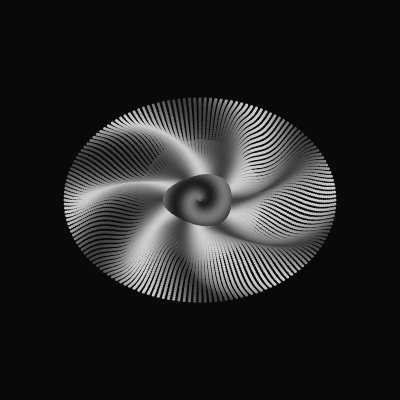
#> input picture experiments/compact-preflight-v1/P01/early/v1-frames/0193.png, 400 x 400 px; its folder holds only this picture in this run
$ python -i perceptual_metric.py   (imports and definitions only)
#> lines starting #> are read from the running program, lines starting #| are printed output that depends on the picture; after the words box and inside, x2 and y2 are one past the last pixel; in counts of white or black regions, pixels touching at a corner belong together
from __future__ import annotations

import math
import sys
from collections import deque
from pathlib import Path
from typing import Iterable

import numpy as np
from PIL import Image

HERE = Path(__file__).resolve().parent
ROOT = HERE.parents[1]
PROTO = ROOT / 'prototypes' / 'autonomous-discovery'
CAPACITY_DIR = ROOT / 'experiments' / 'sampling-invariance-v1'
sys.path.insert(0, str(PROTO))
sys.path.insert(0, str(CAPACITY_DIR))

import core
import fast_binary_metric
from material_control import candidate_points
from pairwise_selector import DimensionVote, PairwiseDecision, PairwiseSelector

CANONICAL_TIME = 90.0
NORMALIZED_SIZE = 96
NORMALIZED_PAD = 8
TIE_EPSILON = 1e-6
HELDOUT_RADII = (2, 4, 7)


def binary_candidate_image(cand) -> Image.Image:
    points = candidate_points(core.ROUTES[cand.route], cand.genome, CANONICAL_TIME, core.W, core.H)
    return core.draw_points(points, alpha=255)


def _ink_field(image: Image.Image) -> np.ndarray:
    arr = np.asarray(image.convert('L'), dtype=float)
    denom = max(1.0, float(core.FG - core.BG))
    return np.clip((arr - float(core.BG)) / denom, 0.0, 1.0)


def normalize_soft(image: Image.Image, size: int = NORMALIZED_SIZE, pad: int = NORMALIZED_PAD) -> np.ndarray:
    raw = np.asarray(image.convert('L'), dtype=np.uint8)
    support = raw > fast_binary_metric.SUPPORT_THRESHOLD
    ys, xs = np.nonzero(support)
    if len(xs) == 0:
        return np.zeros((size, size), dtype=float)
    field = _ink_field(image)
    x0, x1 = int(xs.min()), int(xs.max())
    y0, y1 = int(ys.min()), int(ys.max())
    crop = (np.clip(field[y0:y1 + 1, x0:x1 + 1], 0.0, 1.0) * 255.0).round().astype(np.uint8)
    crop_image = Image.fromarray(crop, mode='L')
    inner = size - 2 * pad
    scale = min(inner / crop_image.width, inner / crop_image.height)
    new_w = max(1, int(round(crop_image.width * scale)))
    new_h = max(1, int(round(crop_image.height * scale)))
    resized = crop_image.resize((new_w, new_h), Image.Resampling.BOX)
    canvas = Image.new('L', (size, size), 0)
    canvas.paste(resized, ((size - new_w) // 2, (size - new_h) // 2))
    return np.asarray(canvas, dtype=float) / 255.0


def _resize_field(field: np.ndarray, size: int) -> np.ndarray:
    image = Image.fromarray((np.clip(field, 0.0, 1.0) * 255.0).round().astype(np.uint8), mode='L')
    return np.asarray(image.resize((size, size), Image.Resampling.BOX), dtype=float) / 255.0


# [52 lines left out: functions _mass_normalize, _dilate, _components, not called in this run]


def descriptor(image: Image.Image) -> dict[str, np.ndarray]:
    field = normalize_soft(image)

    grids = []
    for size in (32, 16, 8):
        grid = _resize_field(field, size).reshape(-1)
        grids.append(_mass_normalize(grid))

    grid32 = _resize_field(field, 32)
    projection_x = _mass_normalize(grid32.sum(axis=0))
    projection_y = _mass_normalize(grid32.sum(axis=1))

    yy, xx = np.mgrid[0:NORMALIZED_SIZE, 0:NORMALIZED_SIZE]
    center = (NORMALIZED_SIZE - 1) / 2.0
    dx = xx - center
    dy = yy - center
    radius = np.sqrt(dx * dx + dy * dy) / (NORMALIZED_SIZE / 2.0)
    angle = (np.arctan2(dy, dx) + 2.0 * math.pi) % (2.0 * math.pi)

    polar = []
    for r0, r1 in ((0.0, 0.25), (0.25, 0.5), (0.5, 0.75), (0.75, 1.2)):
        for j in range(16):
            t0 = 2.0 * math.pi * j / 16.0
            t1 = 2.0 * math.pi * (j + 1) / 16.0
            selected = (radius >= r0) & (radius < r1) & (angle >= t0) & (angle < t1)
            polar.append(float(field[selected].sum()))
    polar = _mass_normalize(np.asarray(polar, dtype=float))

    grad_y, grad_x = np.gradient(field)
    magnitude = np.sqrt(grad_x * grad_x + grad_y * grad_y)
    orientation = (np.arctan2(grad_y, grad_x) + math.pi) % math.pi
    orientation_hist = []
    for j in range(12):
        t0 = math.pi * j / 12.0
        t1 = math.pi * (j + 1) / 12.0
        orientation_hist.append(float(magnitude[(orientation >= t0) & (orientation < t1)].sum()))
    orientation_hist = _mass_normalize(np.asarray(orientation_hist, dtype=float))

    support = field > 0.08
    radial_profile = np.zeros(24, dtype=float)
    for j in range(24):
        t0 = 2.0 * math.pi * j / 24.0
        t1 = 2.0 * math.pi * (j + 1) / 24.0
        selected = support & (angle >= t0) & (angle < t1)
        if selected.any():
            radial_profile[j] = float(radius[selected].max())

    symmetry = np.asarray([
        float(np.mean(np.abs(field - field[:, ::-1]))),
        float(np.mean(np.abs(field - field[::-1, :]))),
        float(np.mean(np.abs(field - field[::-1, ::-1]))),
    ], dtype=float)

    topo_mask = _dilate(_resize_field(field, 64) > 0.08, 1)
    foreground_components = [item for item in _components(topo_mask) if item[0] >= 5]
    background_components = _components(~topo_mask)
    holes = sum(1 for size, touches in background_components if not touches and size >= 9)
    ys, xs = np.nonzero(topo_mask)
    aspect = 1.0 if len(xs) == 0 else float((np.ptp(xs) + 1) / (np.ptp(ys) + 1))
    topology = np.asarray([
        math.log1p(min(len(foreground_components), 12)) / math.log(13.0),
        math.log1p(min(holes, 12)) / math.log(13.0),
        min(1.0, abs(math.log(max(aspect, 1e-4))) / math.log(4.0)),
    ], dtype=float)

    return {
        'grid32': grids[0],
        'grid16': grids[1],
        'grid8': grids[2],
        'projectionX': projection_x,
        'projectionY': projection_y,
        'polar': polar,
        'orientation': orientation_hist,
        'radial': radial_profile,
        'symmetry': symmetry,
        'topology': topology,
    }


# [28 lines left out: function descriptor_distance, not called in this run]


class PrototypeBank:
    # [47 lines left out: functions __init__, image_record, candidate_record, rank_key, not called in this run]


class PrototypePerceptualSelector(PairwiseSelector):
    name = 'prototype-perceptual-steering-v1'

    # [74 lines left out: functions __init__, record, compare, _heldout_f1_from_fields, heldout_prototype_record, not called in this run]

>>> from PIL import Image
>>> picture = Image.open('../compact-preflight-v1/P01/early/v1-frames/0193.png')
#> picture is the input picture: PIL image 400x400 RGBA; mean R, G, B, A 35.2, 35.2, 35.2, 255
>>> result = descriptor(picture)
#> in normalize_soft, `support = raw > fast_binary_metric.SUPPORT_THRESHOLD`:
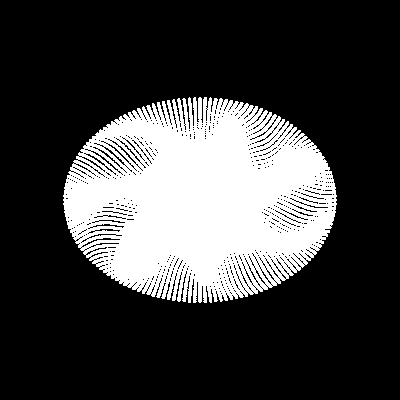
#> support: shape (400, 400) bool; 25% white; 1 white region, box (x1, y1, x2, y2) and area: (63, 97, 337, 303) 40045
#> (the run stopped early here; a loop or call above may not have finished)

$ run again, on experiments/compact-preflight-v1/P01/early/v1-frames/0720.png
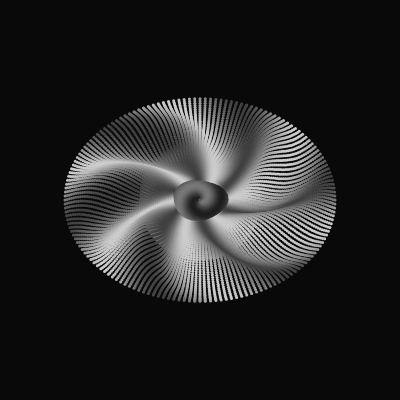
#> input picture experiments/compact-preflight-v1/P01/early/v1-frames/0720.png, 400 x 400 px
#> picture is the input picture: PIL image 400x400 RGBA; mean R, G, B, A 35.2, 35.2, 35.2, 255
#> in normalize_soft, `support = raw > fast_binary_metric.SUPPORT_THRESHOLD`:
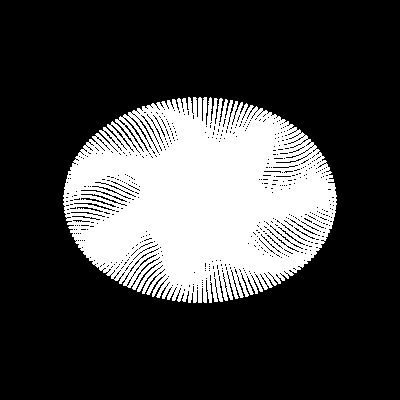
#> support: shape (400, 400) bool; 24.9% white; 1 white region, box (x1, y1, x2, y2) and area: (63, 97, 337, 303) 39833
